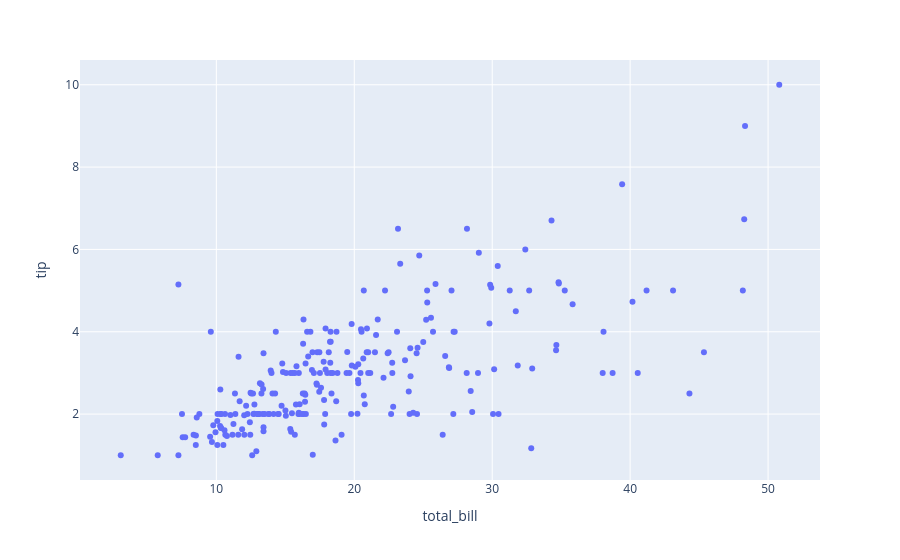

Here is the notebook cell this chart was saved with:
### Code cell
px.scatter(tips, x='total_bill', y='tip')

### Figure 1 — Plotly figure (JSON) as saved in the notebook; plotly's stock layout.template omitted (floating-point values rounded to 4 significant figures; data arrays with more than 128 entries replaced by an {"elided": "..."} marker saying what was removed)
{"data": [{"hovertemplate": "total_bill=%{x}<br>tip=%{y}<extra></extra>", "legendgroup": "", "marker": {"color": "#636efa", "symbol": "circle"}, "mode": "markers", "name": "", "orientation": "v", "showlegend": false, "type": "scatter", "x": {"elided": "244 float values"}, "xaxis": "x", "y": {"elided": "244 float values"}, "yaxis": "y"}], "layout": {"legend": {"tracegroupgap": 0}, "margin": {"t": 60}, "xaxis": {"anchor": "y", "domain": [0, 1], "title": {"text": "total_bill"}}, "yaxis": {"anchor": "x", "domain": [0, 1], "title": {"text": "tip"}}}}
